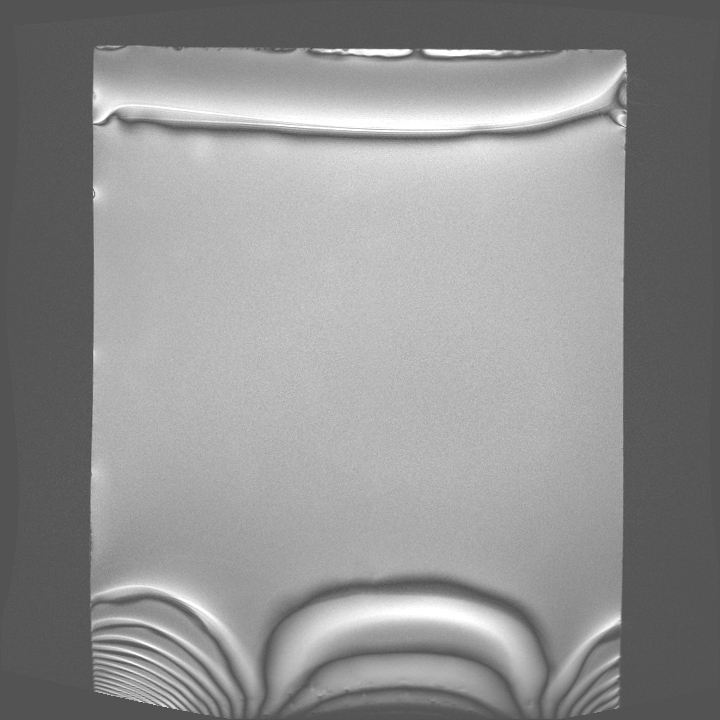
#> input picture susceptibility-simulation/background_dataset/1.jpg, 720 x 720 px, found by its file name
$ jupyter execute --allow-errors FollowGuidewireAlgorithm.ipynb
#> lines starting #> are read from the running program, lines starting #| are printed output that depends on the picture; after the words box and inside, x2 and y2 are one past the last pixel; in counts of white or black regions, pixels touching at a corner belong together
# Algorithm for tracing how the guidewire moves

[cell 1]
import cv2
import numpy as np
import matplotlib.pyplot as plt

[cell 2]
def quick_plot(data, cmap, centroids=None, movement_vectors=None, title=None, ax=None, centroid_marker="x"):
    if ax is None:
        ax = plt.gca()
    ax.imshow(data, cmap=cmap)
    if centroids:
        centroids_x, centroids_y = zip(*centroids)
        ax.scatter(centroids_x, centroids_y, marker=centroid_marker, color='red')
    if movement_vectors is not None:  # Check if movement_vectors is not None
        for start, end in movement_vectors:
            ax.arrow(start[0], start[1], end[0] - start[0], end[1] - start[1], head_width=2, head_length=2, fc='blue', ec='blue')
    ax.set_title(title)

[cell 3]
def find_artifact_centroids(image, gaussian_kernel: int = 7, return_debug_images=False):
    blurred = cv2.GaussianBlur(image, (gaussian_kernel, gaussian_kernel), 0)
    _, thresholded = cv2.threshold(blurred, 200, 255, cv2.THRESH_BINARY)
    contours, _ = cv2.findContours(thresholded, cv2.RETR_EXTERNAL, cv2.CHAIN_APPROX_SIMPLE)
    centroids = []
    for contour in contours:
        M = cv2.moments(contour)
        if M["m00"] != 0:
            cX = int(M["m10"] / M["m00"])
            cY = int(M["m01"] / M["m00"])
            centroids.append((cX, cY))
    if return_debug_images:
        return blurred, thresholded, centroids
    else:
        return centroids

[cell 4]
image1 = "guidewire_follow_testdata/1.jpg"
image2 = "guidewire_follow_testdata/2.jpg"
image3 = "guidewire_follow_testdata/3.jpg"
image4 = "guidewire_follow_testdata/4.jpg"
image1 = cv2.imread(image1, cv2.IMREAD_GRAYSCALE)
#> image1 is the input picture: shape (720, 720); min 81, max 255, mean 145.1
image2 = cv2.imread(image2, cv2.IMREAD_GRAYSCALE)
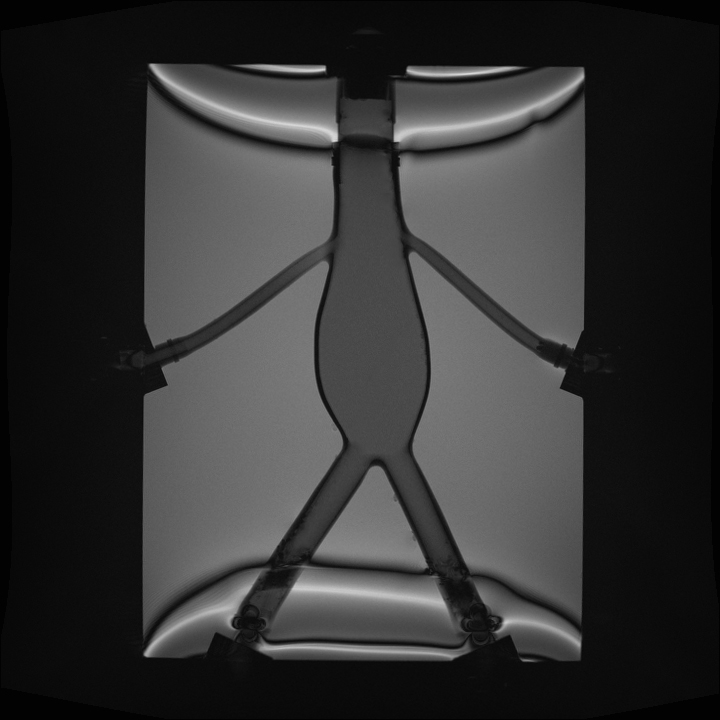
#> input picture susceptibility-simulation/background_dataset/2.jpg, 720 x 720 px, found by its file name
#> image2 is the input picture: shape (720, 720); min 0, max 218, mean 51.1
image3 = cv2.imread(image3, cv2.IMREAD_GRAYSCALE)
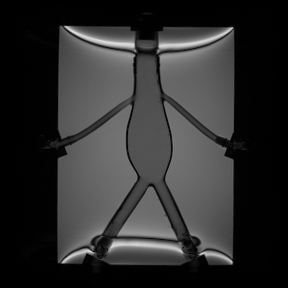
#> input picture susceptibility-simulation/background_dataset/3.jpg, 288 x 288 px, found by its file name
#> image3 is the input picture: shape (288, 288); min 0, max 225, mean 45.9
image4 = cv2.imread(image4, cv2.IMREAD_GRAYSCALE)
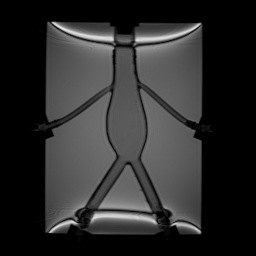
#> input picture susceptibility-simulation/background_dataset/4.jpg, 256 x 256 px, found by its file name
#> image4 is the input picture: shape (256, 256); min 0, max 236, mean 43.9
images = [image1, image2, image3, image4]

fig, axs = plt.subplots(4, 3, figsize=(12, 16))
for i, image in enumerate(images):
    blurred, thresholded, centroids = find_artifact_centroids(image, return_debug_images=True)
    quick_plot(blurred, 'gray', title="GaussianBlur", ax=axs[i, 0])
    quick_plot(thresholded, 'gray', title="Threshold", ax=axs[i, 1])
    quick_plot(image, 'gray', centroids=centroids, title="Original with Centroids", ax=axs[i, 2])
#> this loop made 4 passes
#> pass 1, in find_artifact_centroids, `_, thresholded = cv2.threshold(blurred, 200, 255, cv2.THRESH_BINARY)`:
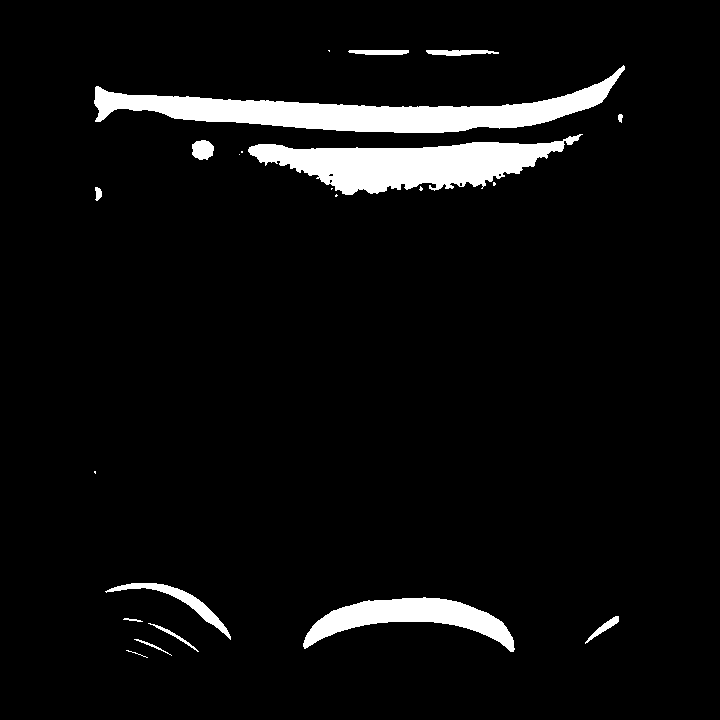
#> thresholded: shape (720, 720); 5.7% white; 22 white regions (8 under 20 px), largest, box (x1, y1, x2, y2) and area: (94, 65, 625, 133) 12052, (248, 134, 583, 195) 10188, (303, 597, 515, 652) 4796
#> pass 2, in find_artifact_centroids (call 2), `_, thresholded = cv2.threshold(blurred, 200, 255, cv2.THRESH_BINARY)`:
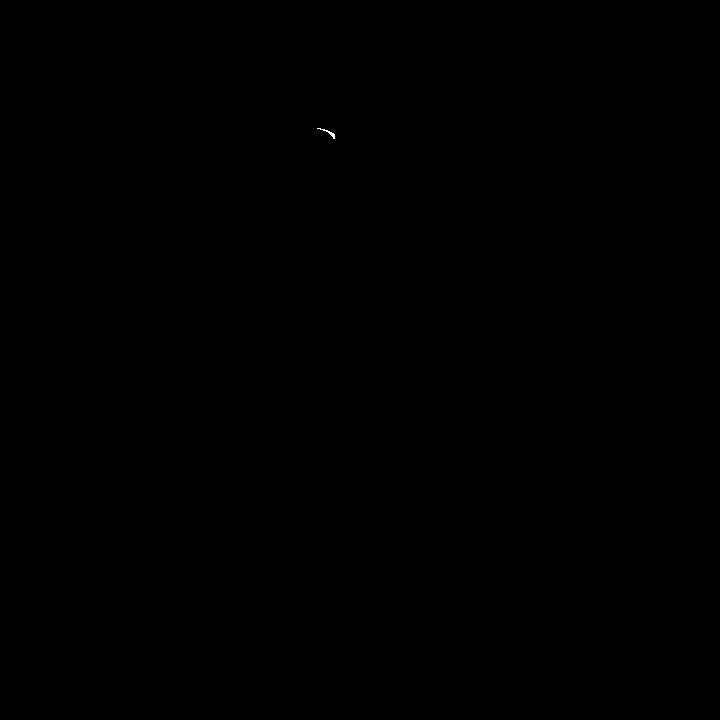
#> thresholded: shape (720, 720); 0.01% white in thin lines or dots, all inside (x1, y1, x2, y2) = (317, 128, 335, 139)
#> after the loop:
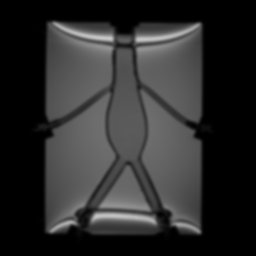
#> blurred: shape (256, 256); min 0, max 200, mean 43.9
#> after the loop: thresholded: shape (256, 256); every value is 0

plt.tight_layout()
plt.show()
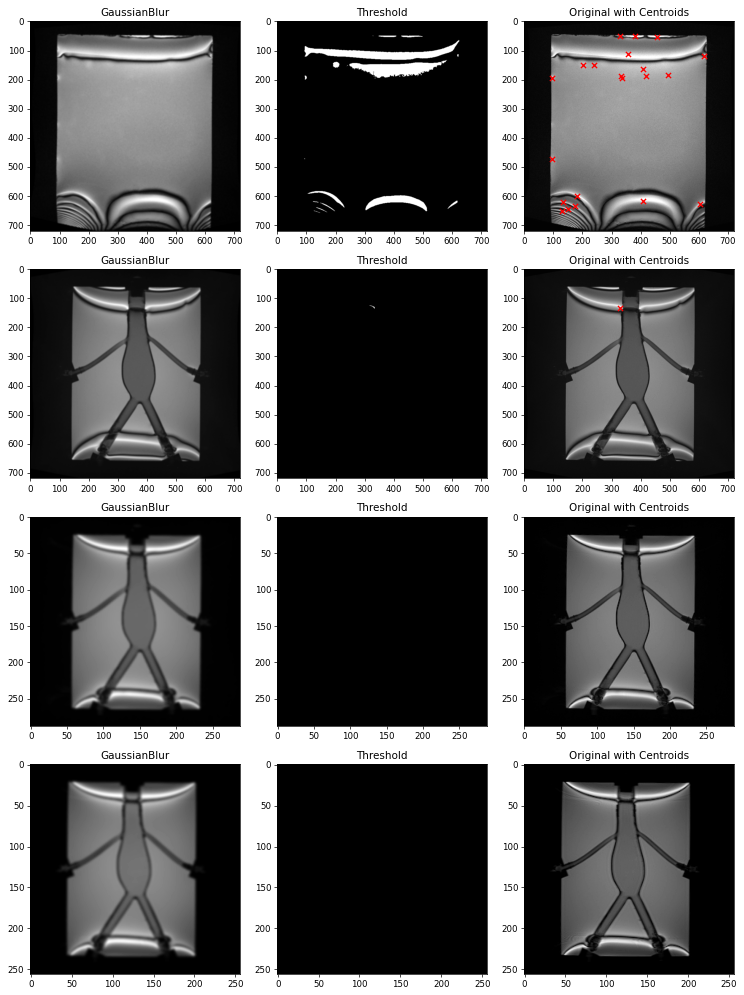
#> figure drawn by matplotlib, 12 panels

[cell 5]
def get_guidewire_movement_vector(prediction_image, previous_centroids=None):
    """
    Returns moment vectors or None, calculated centroids.
    """
    current_centroids = find_artifact_centroids(prediction_image)
#> in find_artifact_centroids (call 5), `contours, _ = cv2.findContours(thresholded, cv2.RETR_EXTERNAL, cv2.CHA..`: contours = 22 contours, 10 with area under 20; largest, box (x1, y1, x2, y2) and area: (94, 65, 625, 133) 11498, (248, 134, 583, 195) 9802, (303, 597, 515, 652) 4570, (105, 583, 231, 640) 948, (192, 140, 214, 160) 318
#> current_centroids = [(131, 651), (150, 644), (174, 635), (132, 619), (604, 627), (409, 617), (181, 601), (94, 471), (335, 195), (331, 188), (97, 193), (420, 188), (493, 183), (241, 151), (202, 149), (408, 163), (619, 117), (357, 111), (457, 52), (379, 51), (328, 50)]
    if previous_centroids is not None:
        movement_vectors = []
        for current_centroid in current_centroids:
            min_dist = float('inf')
            closest_prev_centroid = None
            for prev_centroid in previous_centroids:
                dist = np.linalg.norm(np.array(current_centroid) - np.array(prev_centroid))
                if dist < min_dist:
                    min_dist = dist
                    closest_prev_centroid = prev_centroid
            if closest_prev_centroid:
                movement_vectors.append(((closest_prev_centroid[0], closest_prev_centroid[1]), current_centroid))
        return movement_vectors, current_centroids
    return [], current_centroids

[cell 6]
import matplotlib.pyplot as plt

fig, axs = plt.subplots(4, 2, figsize=(12, 16))

_, centroids = get_guidewire_movement_vector(image1)
#> centroids has the same summary as current_centroids in get_guidewire_movement_vector
quick_plot(image1, 'gray', title="Image 1: follow initialization", ax=axs[0, 0])

movement, centroids = get_guidewire_movement_vector(image2, previous_centroids=centroids)
#> in find_artifact_centroids (call 6), `contours, _ = cv2.findContours(thresholded, cv2.RETR_EXTERNAL, cv2.CHA..`: contours = 1 contour; box (x1, y1, x2, y2) and area: (317, 128, 335, 139) 22
#> the loop in get_guidewire_movement_vector (call 2), `for current_centroid in current_centroids:` made 1 pass
#> movement = [((357, 111), (329, 133))]; centroids = [(329, 133)]
print(movement)
#| [((357, 111), (329, 133))]
quick_plot(image2+image1, 'gray', movement_vectors=movement, title="Image 2: movement", ax=axs[0, 1])

movement, centroids = get_guidewire_movement_vector(image2, previous_centroids=centroids)
#> movement = [((329, 133), (329, 133))]
print(movement)
#| [((329, 133), (329, 133))]
quick_plot(image2, 'gray', title="Image 2: init", ax=axs[1, 0])
quick_plot(image2, 'gray', movement_vectors=movement, title="Image 3: no movement", ax=axs[1, 1])

movement, centroids = get_guidewire_movement_vector(image3, previous_centroids=centroids)
#> in find_artifact_centroids (call 8), `blurred = cv2.GaussianBlur(image, (gaussian_kernel, gaussian_kernel), 0)`:
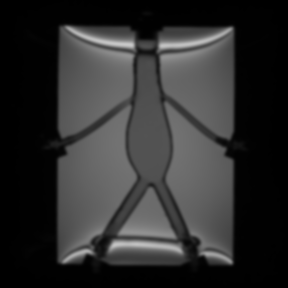
#> blurred: shape (288, 288); min 0, max 200, mean 45.8
#> in find_artifact_centroids (call 8), `_, thresholded = cv2.threshold(blurred, 200, 255, cv2.THRESH_BINARY)`: thresholded: shape (288, 288); every value is 0
#> in find_artifact_centroids (call 8), `contours, _ = cv2.findContours(thresholded, cv2.RETR_EXTERNAL, cv2.CHA..`: contours = []
#> movement = []; centroids = []
quick_plot(image2, 'gray', title="Image 3: init", ax=axs[2, 0])
#> (the rest of this cell did not finish here and is left out)
